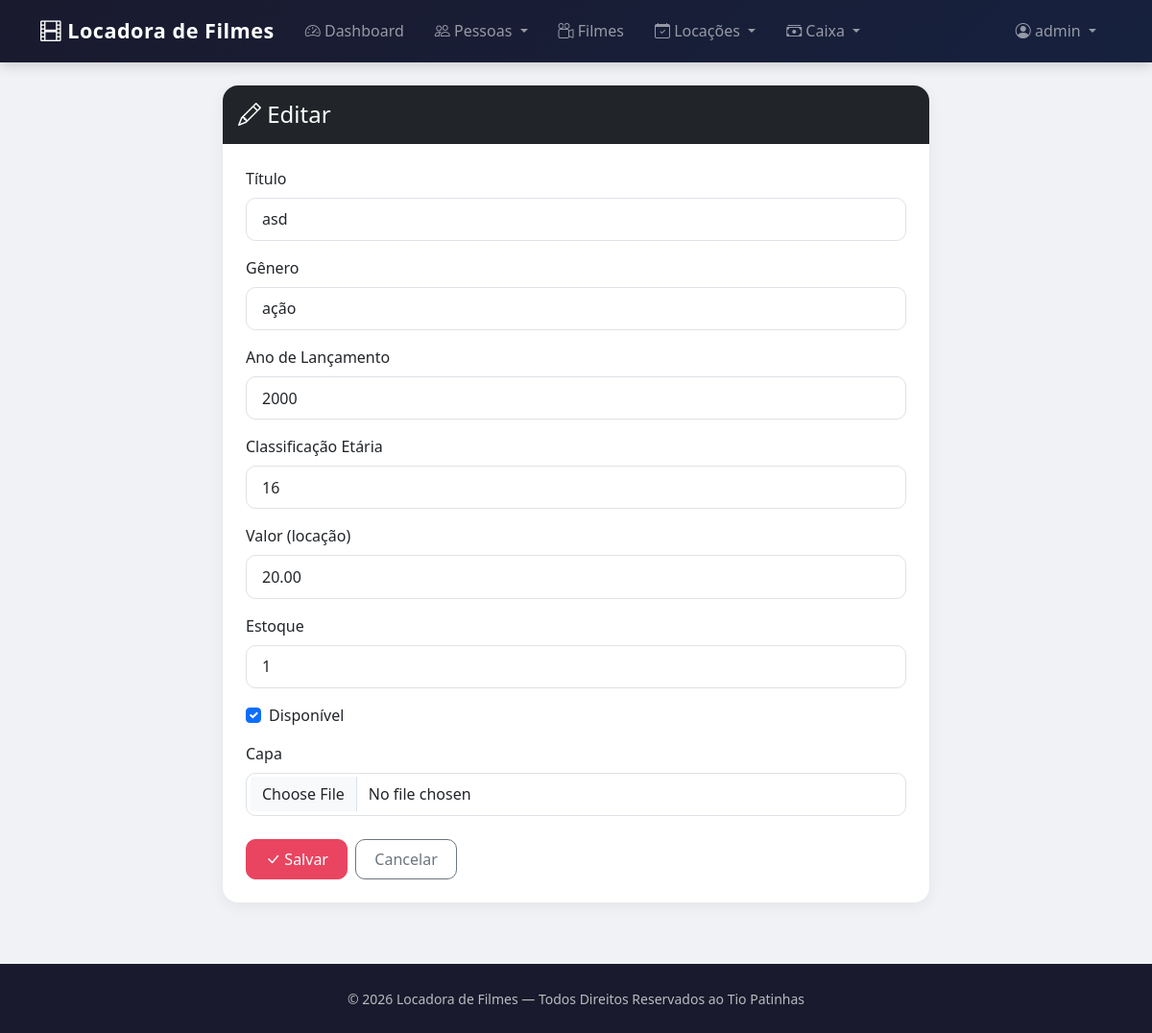
The page /filmes/editar/2/ (signed in) on the database its author committed.
### filmes/models.py (models this page shows, shortened)
class Filme(models.Model):
    titulo = models.CharField(max_length=150, verbose_name='Título')
    genero = models.CharField(max_length=50, verbose_name='Gênero')
    ano_lancamento = models.PositiveIntegerField(verbose_name='Ano de Lançamento')
    class_etaria = models.PositiveIntegerField(verbose_name='Classificação Etária')
    valor = models.DecimalField(max_digits=8, decimal_places=2, verbose_name='Valor (locação)')
    estoque = models.PositiveIntegerField(default=0, verbose_name='Estoque')
    disponivel = models.BooleanField(default=True, verbose_name='Disponível')
    capa = models.ImageField(upload_to='filmes/', null=True, blank=True, verbose_name='Capa')
    class Meta:
        verbose_name = 'Filme'
        verbose_name_plural = 'Filmes'
        ordering = ['titulo']

### filmes/views.py (the view)
# urls.py: path('filmes/editar/<int:pk>/', FilmeUpdateView.as_view(), name='filme_editar'),
class FilmeUpdateView(LoginRequiredMixin, PermissionRequiredMixin, SuccessMessageMixin, UpdateView):
    permission_required = 'filmes.change_filme'
    model = Filme
    form_class = FilmeModelForm
    template_name = 'filme_form.html'
    success_url = reverse_lazy('filmes')
    success_message = 'Filme atualizado com sucesso!'

### filmes/forms.py
class FilmeModelForm(forms.ModelForm):
    class Meta:
        model = Filme
        fields = ['titulo', 'genero', 'ano_lancamento', 'class_etaria', 'valor', 'estoque', 'disponivel', 'capa']
        error_messages = {
            'titulo': {'required': 'O título do filme é obrigatório.'},
            'genero': {'required': 'O gênero é obrigatório.'},
            'ano_lancamento': {'required': 'O ano de lançamento é obrigatório.'},
            'class_etaria': {'required': 'A classificação etária é obrigatória.'},
            'valor': {'required': 'O valor da locação é obrigatório.'},
            'estoque': {'required': 'A quantidade em estoque é obrigatória.'},
        }

### filmes/templates/filme_form.html (shortened to what this page needs)
{% extends 'principal.html' %}
{% load django_bootstrap5 %}
{% block content %}
<div class="container mt-4">
    <div class="row justify-content-center">
        <div class="col-lg-8">
            <div class="card">
                <div class="card-header bg-dark text-white py-3">
                    <h4 class="mb-0">
                        <i class="bi bi-{% if form.instance.pk %}pencil{% else %}plus-circle{% endif %}"></i>
                        {% if form.instance.pk %}Editar{% else %}Cadastrar{% endif %}
                    </h4>
                </div>
                <div class="card-body p-4">
                    <form method="post" enctype="multipart/form-data">
                        {% bootstrap_form form %}
                        <div class="d-flex gap-2 mt-4">
                            <button type="submit" class="btn btn-accent">
                                <i class="bi bi-check-lg"></i> Salvar
                            </button>
                            <a href="javascript:history.back()" class="btn btn-outline-secondary">
                                Cancelar
                            </a>
                        </div>
                    </form>
                </div>
            </div>
        </div>
    </div>
</div>
{% endblock %}

### home/templates/principal.html (shortened to what this page needs)
{% load static %}
{% load django_bootstrap5 %}
<!DOCTYPE html>
<html lang="pt-br">
<head>
    <link href="https://cdn.jsdelivr.net/npm/bootstrap@5.3.3/dist/css/bootstrap.min.css" rel="stylesheet">
    <link href="https://cdn.jsdelivr.net/npm/bootstrap-icons@1.11.3/font/bootstrap-icons.min.css" rel="stylesheet">
</head>
<body>
    <nav class="navbar navbar-expand-lg navbar-dark navbar-custom">
        <div class="container">
            <a class="navbar-brand" href="{% url 'home' %}">
                <i class="bi bi-film"></i> Locadora de Filmes
            </a>
            <div class="collapse navbar-collapse" id="navbarNav">
                <ul class="navbar-nav me-auto">
                    {% if request.user.is_authenticated %}
                    <li class="nav-item">
                        <a class="nav-link" href="{% url 'home' %}">
                            <i class="bi bi-speedometer2"></i> Dashboard
                        </a>
                    </li>
                    {% endif %}
                    {% if perms.pessoas.view_cliente or perms.pessoas.view_funcionario %}
                    <li class="nav-item dropdown">
                        <a class="nav-link dropdown-toggle" href="#" role="button" data-bs-toggle="dropdown">
                            <i class="bi bi-people"></i> Pessoas
                        </a>
                    </li>
                    {% endif %}
                    {% if perms.filmes.view_filme %}
                    <li class="nav-item">
                        <a class="nav-link" href="{% url 'filmes' %}">
                            <i class="bi bi-camera-reels"></i> Filmes
                        </a>
                    </li>
                    {% endif %}
                    {% if perms.locacoes.view_locacao or perms.locacoes.view_multa %}
                    <li class="nav-item dropdown">
                        <a class="nav-link dropdown-toggle" href="#" role="button" data-bs-toggle="dropdown">
                            <i class="bi bi-calendar-check"></i> Locações
                        </a>
                    </li>
                    {% endif %}
                    {% if perms.caixa.view_caixa or perms.caixa.view_transacao or perms.caixa.view_compravendafilme %}
                    <li class="nav-item dropdown">
                        <a class="nav-link dropdown-toggle" href="#" role="button" data-bs-toggle="dropdown">
                            <i class="bi bi-cash-stack"></i> Caixa
                        </a>
                    </li>
                    {% endif %}
                </ul>
                <ul class="navbar-nav ms-auto">
                    {% if request.user.is_authenticated %}
                        <li class="nav-item dropdown">
                            <a class="nav-link dropdown-toggle" href="#" role="button" data-bs-toggle="dropdown">
                                <i class="bi bi-person-circle"></i> {{ request.user.username }}
                            </a>
                        </li>
                    {% else %}
                        <li class="nav-item">
                            <a class="nav-link" href="{% url 'login' %}">
                                <i class="bi bi-box-arrow-in-right"></i> Login
                            </a>
                        </li>
                    {% endif %}
                </ul>
            </div>
        </div>
    </nav>
    <main>
        {% block content %}{% endblock %}
    </main>
    <footer class="text-center">
        <div class="container">
            <small>© {% now "Y" %} Locadora de Filmes — Todos Direitos Reservados ao Tio Patinhas</small>
        </div>
    </footer>
</body>
</html>

### home/templates/principal.html (style rules this page uses)
:root { --primary: #1a1a2e; --secondary: #16213e; --accent: #e94560; --accent-hover: #ff6b81; --light-bg: #f8f9fa; }
body { background-color: #f0f2f5; font-family: 'Segoe UI', system-ui, -apple-system, sans-serif; }
.navbar-custom { background: linear-gradient(135deg, var(--primary), var(--secondary)); box-shadow: 0 4px 12px rgba(0,0,0,0.15); padding: 0.7rem 0; }
.navbar-custom .navbar-brand { font-weight: 700; font-size: 1.35rem; letter-spacing: 0.5px; }
.navbar-custom .nav-link { font-weight: 500; padding: 0.5rem 1rem !important; border-radius: 8px; transition: all 0.2s; }
.card { border: none; border-radius: 16px; box-shadow: 0 4px 16px rgba(0,0,0,0.06); transition: transform 0.2s, box-shadow 0.2s; }
.card-header { border-radius: 16px 16px 0 0 !important; font-weight: 600; border: none; }
.btn { border-radius: 10px; font-weight: 500; padding: 0.5rem 1.2rem; }
.btn-accent { background-color: var(--accent); border-color: var(--accent); color: white; }
footer { background: var(--primary); color: rgba(255,255,255,0.7); padding: 1.5rem 0; margin-top: 4rem; }
.form-control, .form-select { border-radius: 10px; border: 1px solid #dee2e6; padding: 0.6rem 1rem; }

### rows shown on the page
Filme: titulo "asd", genero "ação", ano_lancamento "2000", class_etaria "16", valor "20.00", estoque "1", disponivel "☑"

### other values the page prints
{{ request.user.username }} "admin"
